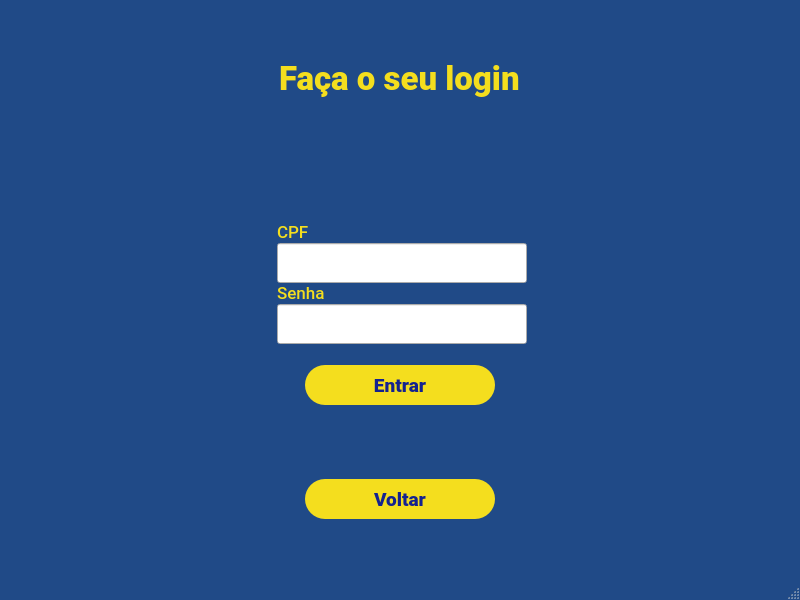
<?xml version="1.0" encoding="UTF-8"?>
<ui version="4.0">
 <class>MainWindow</class>
 <widget class="QMainWindow" name="MainWindow">
  <property name="geometry">
   <rect>
    <x>0</x>
    <y>0</y>
    <width>800</width>
    <height>600</height>
   </rect>
  </property>
  <property name="sizePolicy">
   <sizepolicy hsizetype="Maximum" vsizetype="Maximum">
    <horstretch>0</horstretch>
    <verstretch>0</verstretch>
   </sizepolicy>
  </property>
  <property name="minimumSize">
   <size>
    <width>800</width>
    <height>600</height>
   </size>
  </property>
  <property name="maximumSize">
   <size>
    <width>800</width>
    <height>600</height>
   </size>
  </property>
  <property name="font">
   <font>
    <pointsize>13</pointsize>
   </font>
  </property>
  <property name="windowTitle">
   <string>MainWindow</string>
  </property>
  <property name="styleSheet">
   <string notr="true">#MainWindow{
	background-color: rgb(32, 74, 135);
}</string>
  </property>
  <widget class="QWidget" name="centralwidget">
   <property name="enabled">
    <bool>true</bool>
   </property>
   <property name="styleSheet">
    <string notr="true">#centralwidget{
	background-color: rgb(32, 74, 135);
}</string>
   </property>
   <layout class="QVBoxLayout" name="verticalLayout_2">
    <item>
     <layout class="QVBoxLayout" name="verticalLayout" stretch="0,0,0">
      <property name="leftMargin">
       <number>175</number>
      </property>
      <property name="topMargin">
       <number>50</number>
      </property>
      <property name="rightMargin">
       <number>175</number>
      </property>
      <property name="bottomMargin">
       <number>50</number>
      </property>
      <item alignment="Qt::AlignHCenter|Qt::AlignTop">
       <widget class="QLabel" name="label_faca_o_seu_login">
        <property name="font">
         <font>
          <family>Roboto Black</family>
          <pointsize>25</pointsize>
          <weight>75</weight>
          <bold>true</bold>
         </font>
        </property>
        <property name="styleSheet">
         <string notr="true">#label_faca_o_seu_login{
	color: rgb(244, 222, 30);
}</string>
        </property>
        <property name="text">
         <string>Faça o seu login</string>
        </property>
       </widget>
      </item>
      <item>
       <layout class="QVBoxLayout" name="verticalLayout_3" stretch="0,0,0">
        <property name="spacing">
         <number>0</number>
        </property>
        <property name="sizeConstraint">
         <enum>QLayout::SetDefaultConstraint</enum>
        </property>
        <property name="leftMargin">
         <number>0</number>
        </property>
        <property name="topMargin">
         <number>0</number>
        </property>
        <property name="rightMargin">
         <number>0</number>
        </property>
        <property name="bottomMargin">
         <number>0</number>
        </property>
        <item>
         <layout class="QVBoxLayout" name="verticalLayout_6" stretch="0,0,0,0,0,1">
          <property name="sizeConstraint">
           <enum>QLayout::SetMaximumSize</enum>
          </property>
          <property name="leftMargin">
           <number>93</number>
          </property>
          <property name="topMargin">
           <number>0</number>
          </property>
          <property name="bottomMargin">
           <number>0</number>
          </property>
          <item>
           <spacer name="verticalSpacer_2">
            <property name="orientation">
             <enum>Qt::Vertical</enum>
            </property>
            <property name="sizeType">
             <enum>QSizePolicy::Fixed</enum>
            </property>
            <property name="sizeHint" stdset="0">
             <size>
              <width>20</width>
              <height>0</height>
             </size>
            </property>
           </spacer>
          </item>
          <item>
           <widget class="QLabel" name="label_cpf">
            <property name="sizePolicy">
             <sizepolicy hsizetype="Maximum" vsizetype="Maximum">
              <horstretch>0</horstretch>
              <verstretch>0</verstretch>
             </sizepolicy>
            </property>
            <property name="font">
             <font>
              <family>Roboto Medium</family>
              <pointsize>13</pointsize>
             </font>
            </property>
            <property name="styleSheet">
             <string notr="true">#label_cpf {
	color: rgb(244, 222, 30);
}</string>
            </property>
            <property name="text">
             <string>CPF</string>
            </property>
           </widget>
          </item>
          <item>
           <widget class="QLineEdit" name="lineEdit_cpf">
            <property name="sizePolicy">
             <sizepolicy hsizetype="Maximum" vsizetype="Maximum">
              <horstretch>0</horstretch>
              <verstretch>0</verstretch>
             </sizepolicy>
            </property>
            <property name="maximumSize">
             <size>
              <width>250</width>
              <height>40</height>
             </size>
            </property>
           </widget>
          </item>
          <item>
           <widget class="QLabel" name="label_senha">
            <property name="sizePolicy">
             <sizepolicy hsizetype="Maximum" vsizetype="Maximum">
              <horstretch>0</horstretch>
              <verstretch>0</verstretch>
             </sizepolicy>
            </property>
            <property name="font">
             <font>
              <family>Roboto Medium</family>
              <pointsize>13</pointsize>
             </font>
            </property>
            <property name="styleSheet">
             <string notr="true">#label_senha {
	color: rgb(244, 222, 30);
}</string>
            </property>
            <property name="text">
             <string>Senha</string>
            </property>
           </widget>
          </item>
          <item>
           <widget class="QLineEdit" name="lineEdit_senha">
            <property name="sizePolicy">
             <sizepolicy hsizetype="Maximum" vsizetype="Maximum">
              <horstretch>0</horstretch>
              <verstretch>0</verstretch>
             </sizepolicy>
            </property>
            <property name="maximumSize">
             <size>
              <width>250</width>
              <height>40</height>
             </size>
            </property>
            <property name="font">
             <font>
              <pointsize>13</pointsize>
              <underline>false</underline>
             </font>
            </property>
           </widget>
          </item>
          <item>
           <spacer name="verticalSpacer">
            <property name="orientation">
             <enum>Qt::Vertical</enum>
            </property>
            <property name="sizeType">
             <enum>QSizePolicy::Fixed</enum>
            </property>
            <property name="sizeHint" stdset="0">
             <size>
              <width>20</width>
              <height>14</height>
             </size>
            </property>
           </spacer>
          </item>
         </layout>
        </item>
        <item>
         <layout class="QHBoxLayout" name="horizontalLayout_2">
          <property name="leftMargin">
           <number>0</number>
          </property>
          <property name="topMargin">
           <number>7</number>
          </property>
          <property name="bottomMargin">
           <number>8</number>
          </property>
          <item>
           <widget class="QPushButton" name="pushButton_entrar">
            <property name="sizePolicy">
             <sizepolicy hsizetype="Maximum" vsizetype="Maximum">
              <horstretch>0</horstretch>
              <verstretch>0</verstretch>
             </sizepolicy>
            </property>
            <property name="maximumSize">
             <size>
              <width>190</width>
              <height>40</height>
             </size>
            </property>
            <property name="font">
             <font>
              <family>Roboto Black</family>
              <pointsize>14</pointsize>
             </font>
            </property>
            <property name="styleSheet">
             <string notr="true">#pushButton_entrar {
	border-radius: 20px;
	background-color: rgb(244, 222, 30);
	color: rgb(20, 34, 143)
}</string>
            </property>
            <property name="text">
             <string>     Entrar     </string>
            </property>
           </widget>
          </item>
         </layout>
        </item>
        <item>
         <spacer name="verticalSpacer_3">
          <property name="orientation">
           <enum>Qt::Vertical</enum>
          </property>
          <property name="sizeType">
           <enum>QSizePolicy::Fixed</enum>
          </property>
          <property name="sizeHint" stdset="0">
           <size>
            <width>20</width>
            <height>60</height>
           </size>
          </property>
         </spacer>
        </item>
       </layout>
      </item>
      <item>
       <layout class="QHBoxLayout" name="horizontalLayout">
        <property name="topMargin">
         <number>0</number>
        </property>
        <item>
         <widget class="QPushButton" name="pushButton_voltar">
          <property name="sizePolicy">
           <sizepolicy hsizetype="Maximum" vsizetype="Maximum">
            <horstretch>0</horstretch>
            <verstretch>0</verstretch>
           </sizepolicy>
          </property>
          <property name="maximumSize">
           <size>
            <width>190</width>
            <height>40</height>
           </size>
          </property>
          <property name="font">
           <font>
            <family>Roboto Black</family>
            <pointsize>14</pointsize>
           </font>
          </property>
          <property name="styleSheet">
           <string notr="true">#pushButton_voltar {
	border-radius: 20px;
	background-color: rgb(244, 222, 30);
	color: rgb(20, 34, 143)
}</string>
          </property>
          <property name="text">
           <string>Voltar</string>
          </property>
         </widget>
        </item>
       </layout>
      </item>
     </layout>
    </item>
   </layout>
  </widget>
  <widget class="QStatusBar" name="statusbar">
   <property name="enabled">
    <bool>true</bool>
   </property>
  </widget>
 </widget>
 <resources/>
 <connections/>
</ui>
